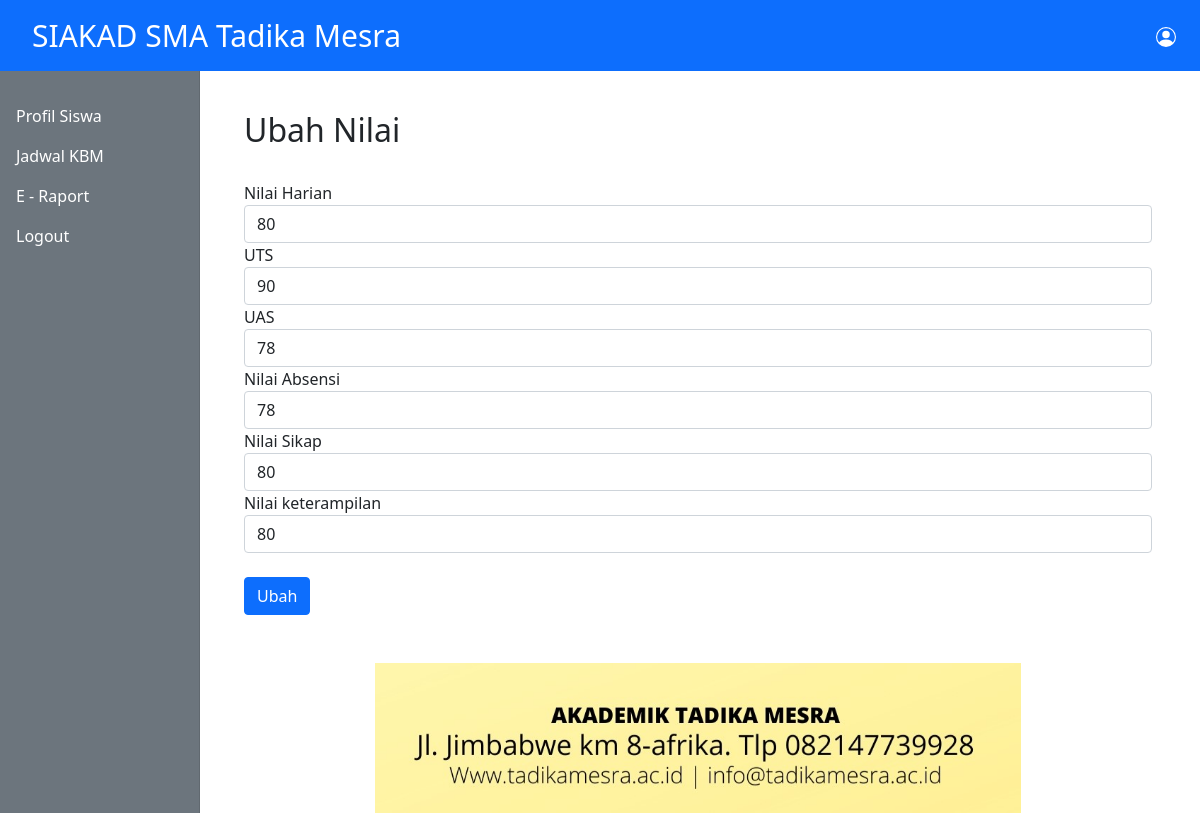
Screenshot of /guru/ubah-nilai.php?id=8 with the database file from the repository.
### tables this page shows
CREATE TABLE `nilai_siswa` (
  `id` int(11) NOT NULL,
  `mapel` varchar(50) NOT NULL,
  `NISN` int(20) NOT NULL,
  `nama` varchar(100) NOT NULL,
  `kelas` varchar(30) NOT NULL,
  `semester` varchar(50) NOT NULL,
  `nilai_harian` int(11) NOT NULL,
  `UTS` int(11) NOT NULL,
  `UAS` int(11) NOT NULL,
  `nilai_absen` int(11) NOT NULL,
  `nilai_sikap` int(11) NOT NULL,
  `keterampilan` int(11) NOT NULL,
  `pengetahuan` int(11) NOT NULL
);

### guru/ubah-nilai.php (the view, shortened to what this page needs)
<?php
include_once '../database/koneksi.php';
include_once '../templates/header.php';
$id = $_GET["id"];
$sql = mysqli_query($koneksi,"SELECT * FROM nilai_siswa WHERE id = '$id'");
while ($rows = mysqli_fetch_assoc($sql)){
  $harian = $rows["nilai_harian"];
  $uts = $rows["UTS"];
  $uas = $rows["UAS"];
  $absen = $rows["nilai_absen"];
  $sikap = $rows["nilai_sikap"];
  $keterampilan = $rows["keterampilan"];
}
 ?>
<div class="container mt-3">
	<h2 style="text-transform: capitalize;"> ubah nilai </h2> <br>
	<form action="" method="post">
  			<div class="form-group">
    			<label for="harian">Nilai Harian</label>
    			<input type="text" class="form-control" id="harian" name="harian" value="<?= $harian?>">
  			</div>
 			<div class="form-group">
    			<label for="UTS">UTS</label>
    			<input type="text" class="form-control" id="UTS" name="UTS" value="<?= $uts?>">
  			</div>
 			<div class="form-group">
    			<label for="UAS">UAS</label>
    			<input type="text" class="form-control" id="UAS" name="UAS" value="<?= $uas?>">
  			</div>
  			<div class="form-group">
    			<label for="absensi">Nilai Absensi</label>
    			<input type="text" class="form-control" id="absensi" name="absensi" value="<?= $absen?>">
  			</div>
  			<div class="form-group">
    			<label for="sikap">Nilai Sikap</label>
    			<input type="text" class="form-control" id="sikap" name="sikap" value="<?= $sikap?>">
  			</div>
        <div class="form-group">
          <label for="keterampilan">Nilai keterampilan</label>
          <input type="text" class="form-control" id="keterampilan" name="keterampilan" value="<?= $keterampilan?>">
        </div>
  			<br>
  			 <button type="submit" name="submit" class="btn btn-primary">Ubah</button>
	</form>
</div>
 <?php include_once '../templates/footer.php'; ?>

### rows the page displays
nilai_siswa: harian "80", UTS "90", UAS "78", absensi "78", sikap "80", keterampilan "80"
